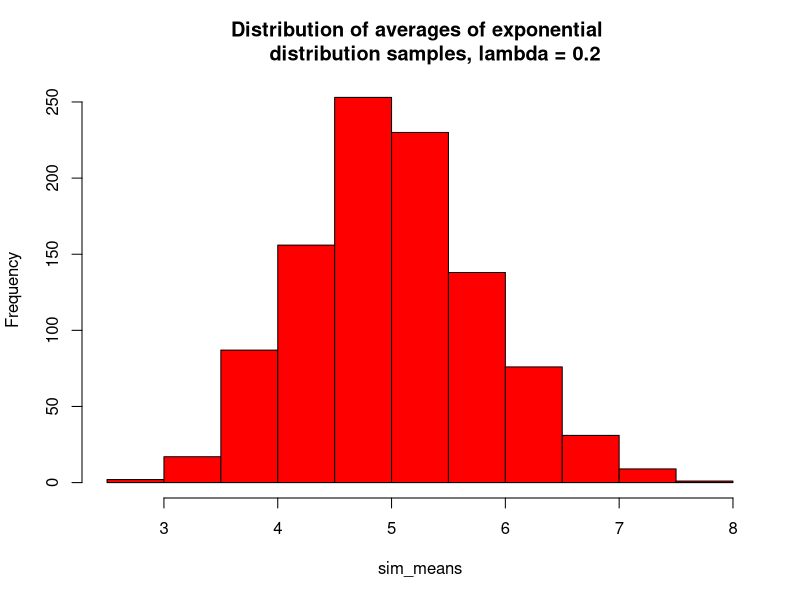
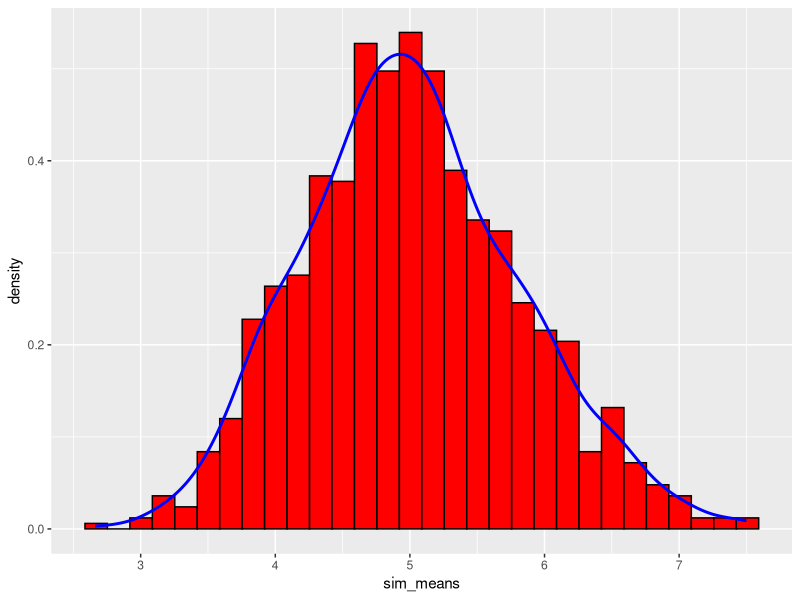
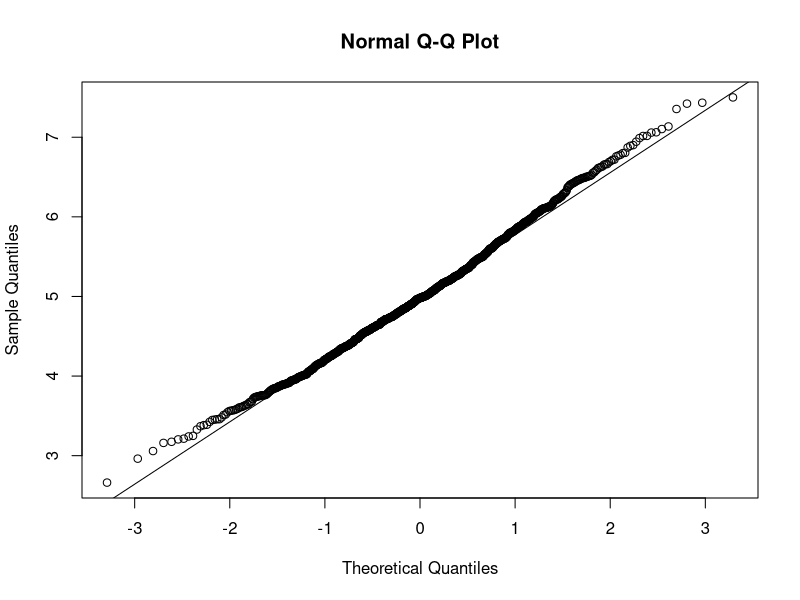

Source code (R) for these figures, in order:
## ---- chunk 1
nosim <- 1000
n <- 40
lambda <- 0.2
set.seed(8180)
#
#create nosim x n matrix to hold simulated random variables
simdata <- matrix(rexp(nosim * n, rate = lambda), nosim, n)
sim_means <- rowMeans(simdata)
#
#Plot distribution of simulation averages:
hist(sim_means, col = "red", main = "Distribution of averages of exponential 
     distribution samples, lambda = 0.2")
## ---- chunk 2
#create matrix to store simulated and theoretical means
df_summary <- data.frame(mean(sim_means), 1/lambda)
colnames(df_summary) <- c("simulated", "theoretical")
print(round(df_summary,3))
## ---- chunk 3
df_summary[2,] <- c(var(sim_means), (1/lambda)^2/n) 
rownames(df_summary) <- c("mean", "variance")
print(round(df_summary,3))
## ---- chunk 4
library(ggplot2)
sim_means_g <- data.frame(sim_means)
g <- ggplot(sim_means_g, aes(x=sim_means))
g <- g + geom_histogram(aes(y=..density..), col = "black", fill = "red")
g <- g + geom_density(col = "blue", size = 1)
print (g)
## ---- chunk 5
sim_CI <- mean(sim_means) + c(-1,1)*1.96*sd(sim_means)/sqrt(n)
theo_CI <- 1/lambda + c(-1,1)*1.96*((1/lambda^2)/n)/sqrt(n)
CI_summary <- data.frame(rbind(sim_CI, theo_CI), row.names = c("simulated", "theoretical"))
colnames(CI_summary) <- c("Lower Bound", "Upper Bound")
print(CI_summary)
#
#normal quintile plot
qqnorm(sim_means); qqline(sim_means)
